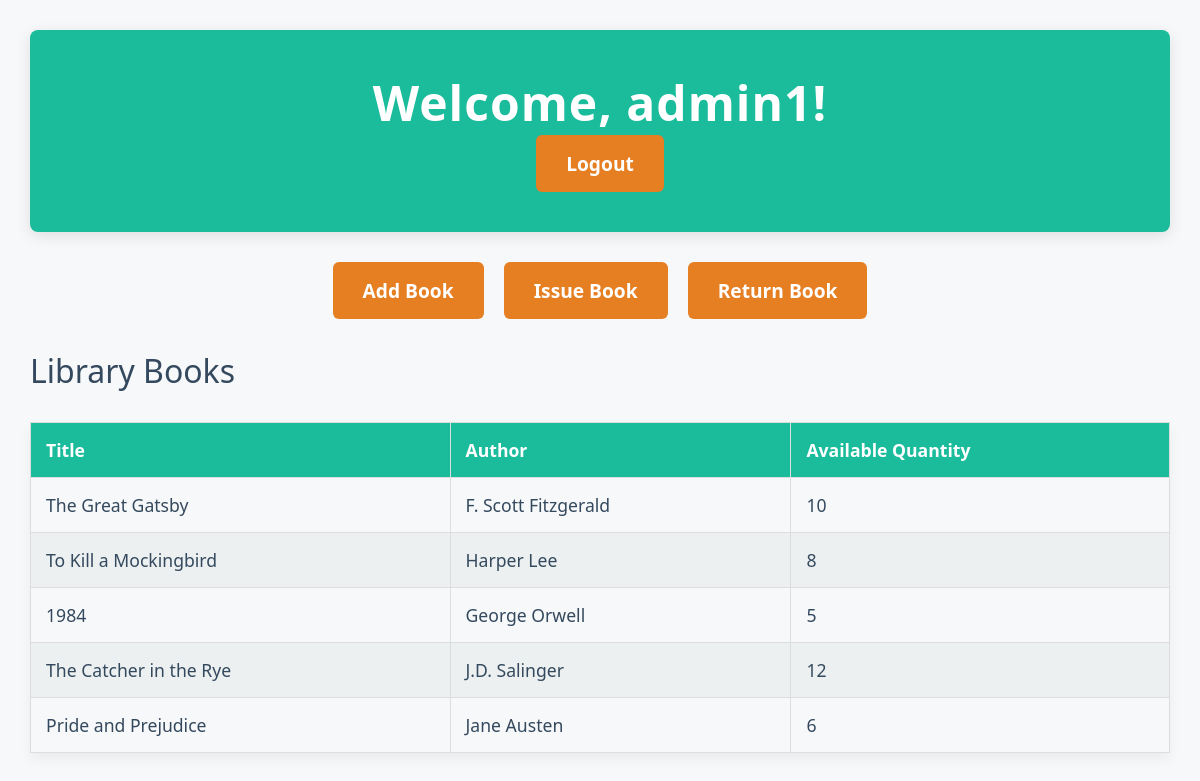
/dashboard.php (signed in), run on the app's committed database.
### tables this page shows
CREATE TABLE IF NOT EXISTS `books` (
    `id` INT AUTO_INCREMENT PRIMARY KEY,
    `title` VARCHAR(255) NOT NULL,
    `author` VARCHAR(255) NOT NULL,
    `genre` VARCHAR(100) NOT NULL,
    `publication_year` YEAR NOT NULL,
    `total_quantity` INT NOT NULL,
    `available_quantity` INT NOT NULL
);

### dashboard.php (the view, shortened to what this page needs)
<?php
include('config.php');
$user = $_SESSION['user'];
?>
<!DOCTYPE html>
<html lang="en">
<head>
    <link rel="stylesheet" href="assets/css/style.css">
</head>
<body>
    <header>
        <h1>Welcome, <?php echo htmlspecialchars($user['username']); ?>!</h1>
        <a href="logout.php"><button>Logout</button></a>
    </header>
    <nav>
        <a href="add_book.php"><button>Add Book</button></a>
        <a href="issue_book.php"><button>Issue Book</button></a>
        <a href="return_book.php"><button>Return Book</button></a>
    </nav>
    <section>
        <h2>Library Books</h2>
        <table>
            <thead>
                <tr>
                    <th>Title</th>
                    <th>Author</th>
                    <th>Available Quantity</th>
                </tr>
            </thead>
            <tbody>
                <?php
                $books_result = $conn->query("SELECT * FROM books");
                while ($book = $books_result->fetch_assoc()) {
                    echo "<tr>";
                    echo "<td>" . htmlspecialchars($book['title']) . "</td>";
                    echo "<td>" . htmlspecialchars($book['author']) . "</td>";
                    echo "<td>" . htmlspecialchars($book['available_quantity']) . "</td>";
                    echo "</tr>";
                }
                ?>
            </tbody>
        </table>
    </section>
</body>
</html>

### assets/css/style.css (style rules this page uses)
* { margin: 0; padding: 0; box-sizing: border-box; font-family: 'Segoe UI', Tahoma, Geneva, Verdana, sans-serif; }
body { background-color: #f7f8f9; color: #2c3e50; padding: 30px; font-size: 16px; }
header { text-align: center; background-color: #1abc9c; color: #fff; padding: 40px 20px; border-radius: 8px; margin-bottom: 30px; box-shadow: 0px 4px 15px rgba(0, 0, 0, 0.1); }
header h1 { font-size: 3em; font-weight: 600; letter-spacing: 1px; }
h2 { font-size: 2em; margin-bottom: 30px; color: #34495e; font-weight: 500; }
button { background-color: #e67e22; color: #fff; padding: 15px 30px; border: none; border-radius: 6px; cursor: pointer; font-size: 1.2em; font-weight: 600; transition: background-color 0.3s ease; display: inline-block; }
table { width: 100%; border-collapse: collapse; margin-bottom: 40px; box-shadow: 0px 6px 12px rgba(0, 0, 0, 0.05); }
table, th, td { border: 1px solid #ddd; }
th, td { padding: 15px; text-align: left; font-size: 1.1em; color: #34495e; }
th { background-color: #1abc9c; color: #fff; font-weight: 600; }
tr:nth-child(even) { background-color: #ecf0f1; }
td { border-bottom: 1px solid #ddd; }
nav { display: flex; justify-content: center; gap: 20px; margin-bottom: 30px; }
nav button { width: auto; }

### data on the page
books: title "The Great Gatsby", author "F. Scott Fitzgerald", available_quantity "10"
books: title "To Kill a Mockingbird", author "Harper Lee", available_quantity "8"
books: title "1984", author "George Orwell", available_quantity "5"
books: title "The Catcher in the Rye", author "J.D. Salinger", available_quantity "12"
books: title "Pride and Prejudice", author "Jane Austen", available_quantity "6"

### other printed values
$user['username'] "admin1"
